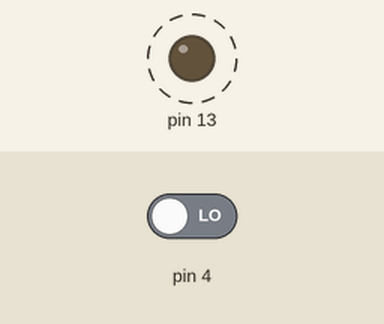
The sketch below on a simulated Arduino Uno, built with avr-gcc and run on an emulated ATmega328P. Shown: output pins drawn as LEDs (lit = HIGH). Dashed ring = blinking. Inputs (shaded band) come from the test bench; at power-on: pin 4 LOW.

Above: at 0.5 s.
Timing chart, 0 to 3.5 s (numbered marks = the images above):
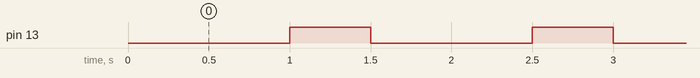

The sketch:

sketch_jun25a.ino
```cpp
void setup() {
  pinMode(4,INPUT);
  pinMode(13, OUTPUT);

}

void loop() {
  int n=digitalRead(4);

  if(n=HIGH)
  {
    delay(1000);
    digitalWrite(13,HIGH);
    delay(500);
    digitalWrite(13,LOW);
  }

}
```

Measured:
- by itself, pin 13: alternates HIGH for 0.50 s and LOW for 1.0 s
